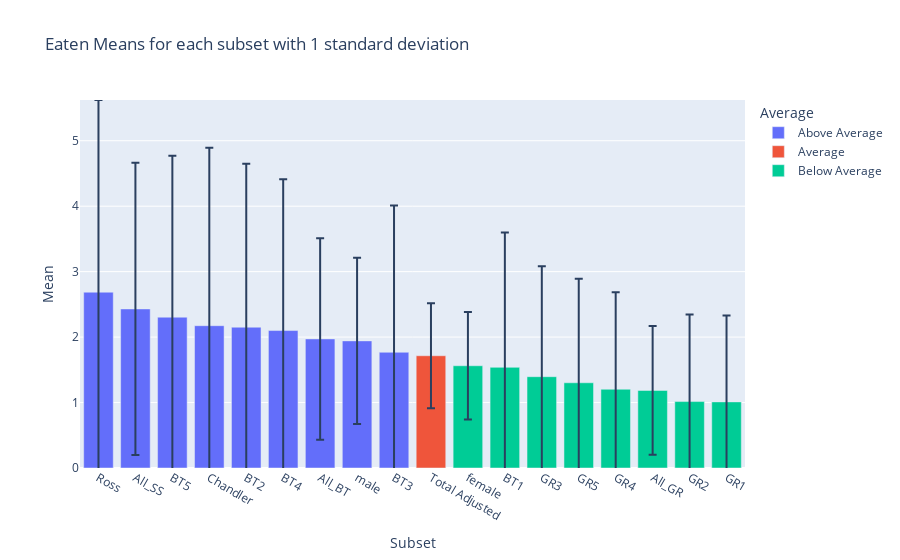

Source (notebook cell):
### Code cell
eat["All_GR"] = eat["All_GR"] / 5
eat["All_BT"] = eat["All_BT"] / 5
eat["All_SS"] = eat["All_SS"] / 2
eat["female"] = eat["female"] / 7
eat["male"] = eat["male"] / 5
eat["Total Adjusted"] = eat["Total: "] / 12
eaten_means = pd.DataFrame(round(eat.mean(), 3)).reset_index()
eaten_means.columns = ["Subset","Mean"]
eaten_means = eaten_means.sort_values(by = "Mean", ascending = False)
prop_average = eaten_means[eaten_means["Subset"]=="Total Adjusted"]["Mean"].values[0]
eaten_means = pd.merge(eaten_means,pd.melt(eat.describe().loc[["std"]], var_name = "Subset",value_name = "Standard Deviation"), how = "outer", on = "Subset")
#drop_means["color"] = "blue"
Average = []
for i in eaten_means.Mean:
    if i > prop_average:
        Average.append("Above Average")
    elif i == prop_average:
        Average.append("Average")
    else:
        Average.append("Below Average")
eaten_means["Average"] = Average
max_y = (eaten_means[1:]["Mean"] + eaten_means["Standard Deviation"]).max()   
px.bar(eaten_means.iloc[1:,:], x = "Subset", y = "Mean", color = "Average", error_y = "Standard Deviation",range_y = [0,max_y],title = "Eaten Means for each subset with 1 standard deviation")

### Figure 1 — Plotly figure (JSON) as saved in the notebook; plotly's stock layout.template omitted (floating-point values rounded to 4 significant figures)
{"data": [{"alignmentgroup": "True", "error_y": {"array": [2.936, 2.233, 2.466, 2.718, 2.496, 2.311, 1.54, 1.271, 2.244]}, "hovertemplate": "Average=Above Average<br>Subset=%{x}<br>Mean=%{y}<extra></extra>", "legendgroup": "Above Average", "marker": {"color": "#636efa"}, "name": "Above Average", "offsetgroup": "Above Average", "orientation": "v", "showlegend": true, "textposition": "auto", "type": "bar", "x": ["Ross", "All_SS", "BT5", "Chandler", "BT2", "BT4", "All_BT", "male", "BT3"], "xaxis": "x", "y": [2.686, 2.43, 2.304, 2.174, 2.151, 2.1, 1.972, 1.942, 1.768], "yaxis": "y"}, {"alignmentgroup": "True", "error_y": {"array": [0.8029]}, "hovertemplate": "Average=Average<br>Subset=%{x}<br>Mean=%{y}<extra></extra>", "legendgroup": "Average", "marker": {"color": "#EF553B"}, "name": "Average", "offsetgroup": "Average", "orientation": "v", "showlegend": true, "textposition": "auto", "type": "bar", "x": ["Total Adjusted"], "xaxis": "x", "y": [1.715], "yaxis": "y"}, {"alignmentgroup": "True", "error_y": {"array": [0.8226, 2.061, 1.689, 1.588, 1.481, 0.9826, 1.332, 1.318]}, "hovertemplate": "Average=Below Average<br>Subset=%{x}<br>Mean=%{y}<extra></extra>", "legendgroup": "Below Average", "marker": {"color": "#00cc96"}, "name": "Below Average", "offsetgroup": "Below Average", "orientation": "v", "showlegend": true, "textposition": "auto", "type": "bar", "x": ["female", "BT1", "GR3", "GR5", "GR4", "All_GR", "GR2", "GR1"], "xaxis": "x", "y": [1.562, 1.538, 1.395, 1.302, 1.203, 1.185, 1.015, 1.01], "yaxis": "y"}], "layout": {"barmode": "relative", "legend": {"title": {"text": "Average"}, "tracegroupgap": 0}, "title": {"text": "Eaten Means for each subset with 1 standard deviation"}, "xaxis": {"anchor": "y", "domain": [0, 1], "title": {"text": "Subset"}}, "yaxis": {"anchor": "x", "domain": [0, 1], "range": [0, 5.622], "title": {"text": "Mean"}}}}
